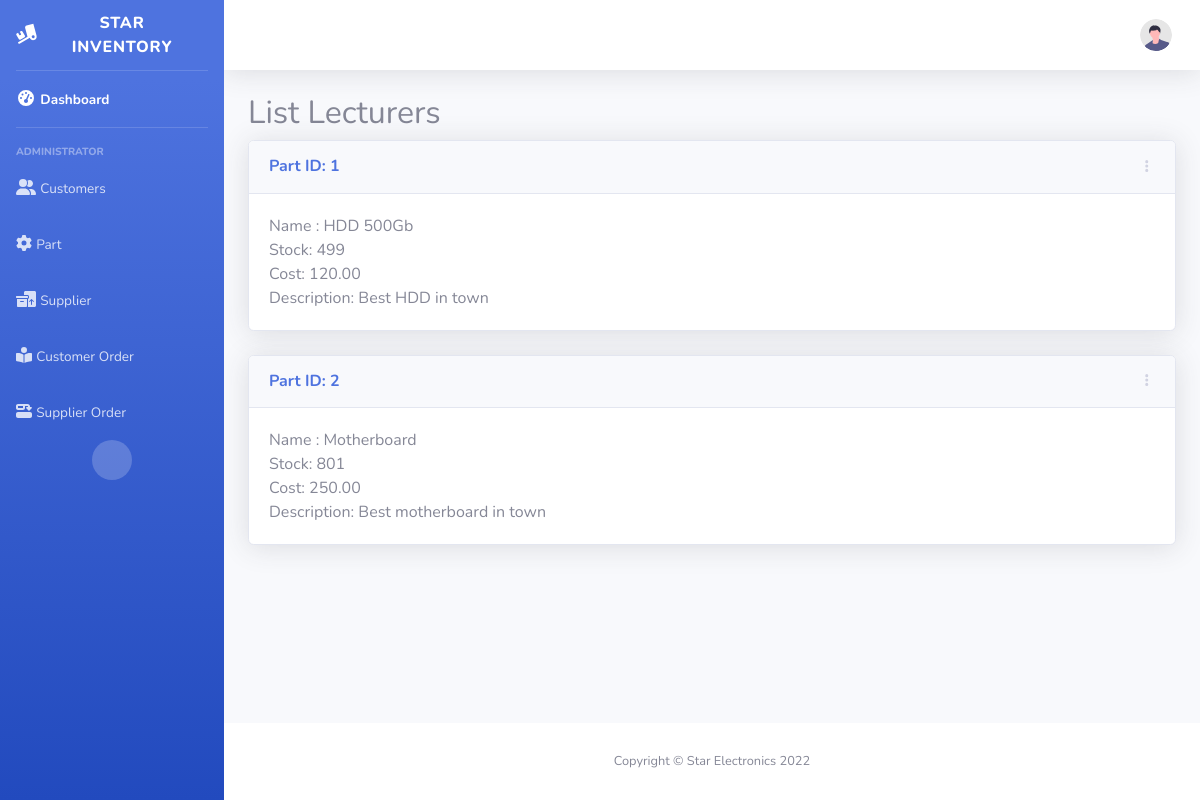
The page /parts on the database as committed earlier.
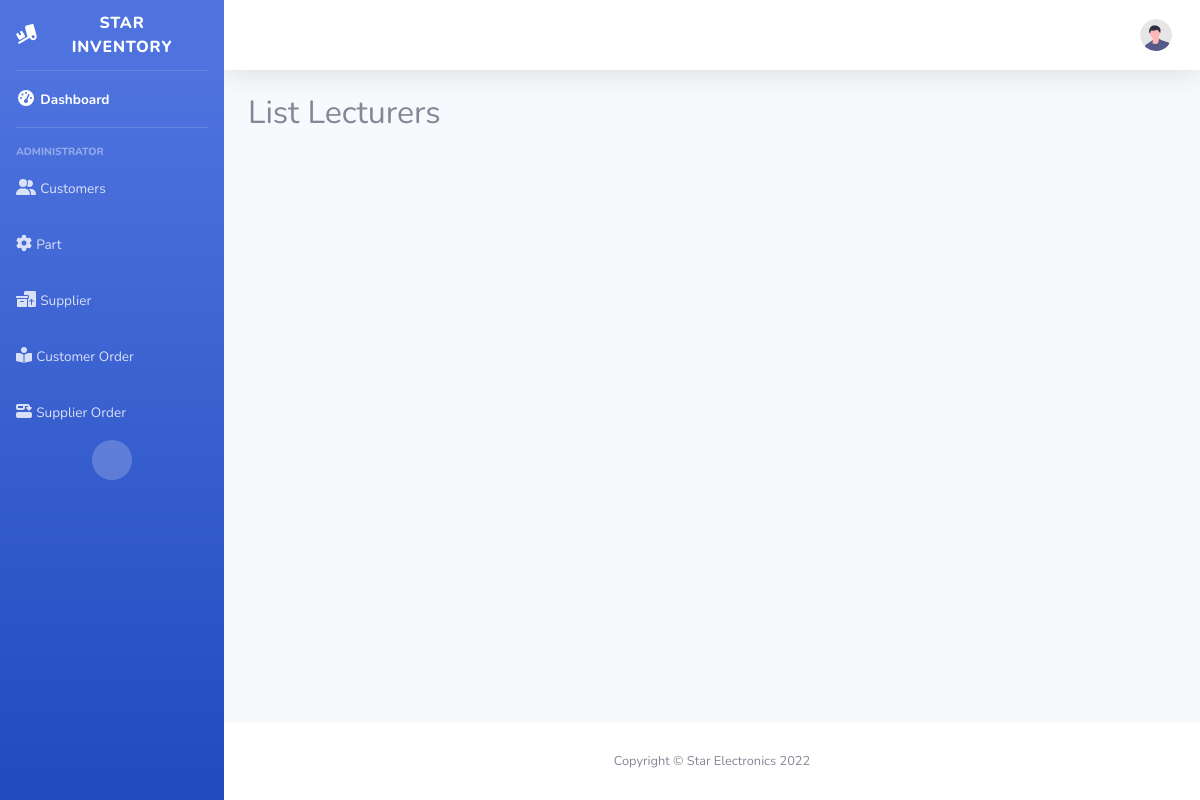
The same page on the database as committed later.
### StarInventory/models.py (models this page shows, shortened)
class Part(models.Model):
    name = models.CharField(null=False, blank=False, max_length=20)
    stock = models.IntegerField(null=False, blank=False, default=0)
    cost = models.DecimalField(default=0.00, decimal_places=2, max_digits=20, null=False, blank=False)
    reorder_level = models.IntegerField(null=False, blank=False, default=0)
    order_quantity = models.IntegerField(null=False, blank=False, default=20)
    reserved_stock = models.IntegerField(null=False, blank=False, default=0)
    available_stock = models.IntegerField(null=False, blank=False, default=0)
    description = models.TextField(null=False, blank=False, max_length=100)
    manufacturer = models.CharField(null=False, blank=False, max_length=20)
    supplier = models.ForeignKey(Supplier, on_delete=models.DO_NOTHING)

### StarInventory/views.py (the view)
# urls.py: path('parts', list_parts, name="list_parts"),
def list_parts(request):
    parts = Part.objects.all()
    context = {"parts": parts}
    return render(request, "list_parts.html", context)

### StarInventory/templates/list_parts.html (shortened to what this page needs)
{% extends "base.html" %}
{% block content %}
    <h2>List Lecturers</h2>
            {% for part in parts %}
                <div class="card shadow mb-4">
                    <div
                            class="card-header py-3 d-flex flex-row align-items-center justify-content-between">
                        <h6 class="m-0 font-weight-bold text-primary">Part ID: {{ part.id }}</h6>
                        <div class="dropdown no-arrow">
                            <a class="dropdown-toggle" href="#" role="button" id="dropdownMenuLink"
                               data-toggle="dropdown" aria-haspopup="true" aria-expanded="false">
                                <i class="fas fa-ellipsis-v fa-sm fa-fw text-gray-400"></i>
                            </a>
                        </div>
                    </div>
                    <div class="card-body">
                        Name : {{ part.name }} <br/>
                        Stock: {{ part.stock }} <br/>
                        Cost: {{ part.cost }} <br/>
                        Description: {{ part.description }}
                    </div>
                </div>
            {% endfor %}
{% endblock %}

Rows that differ between the two databases and show on the page:
removed Part: id "1", name "HDD 500Gb", stock "499", cost "120.00", description "Best HDD in town"
removed Part: id "2", name "Motherboard", stock "801", cost "250.00", description "Best motherboard in town"
